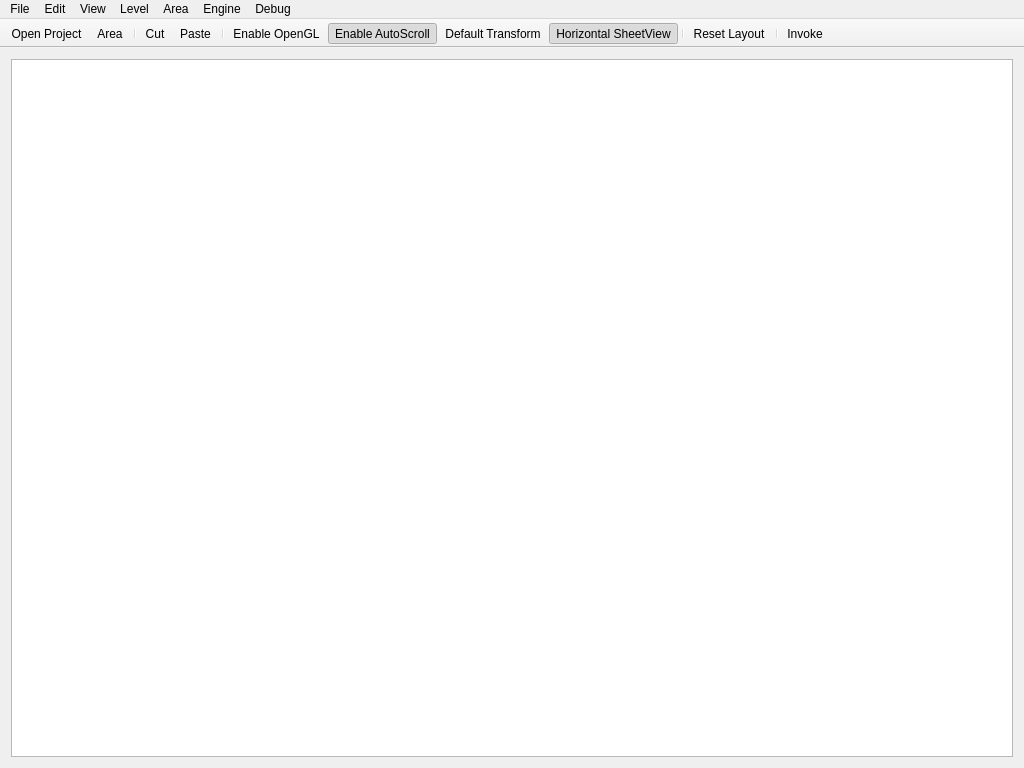
<?xml version="1.0" encoding="UTF-8"?>
<ui version="4.0">
 <class>ESToolkit</class>
 <widget class="QMainWindow" name="ESToolkit">
  <property name="geometry">
   <rect>
    <x>0</x>
    <y>0</y>
    <width>1024</width>
    <height>768</height>
   </rect>
  </property>
  <property name="windowTitle">
   <string>overwritten programmatically</string>
  </property>
  <property name="windowIcon">
   <iconset resource="../../resource/resource.qrc">
    <normaloff>:/estk/images/estk.ico</normaloff>:/estk/images/estk.ico</iconset>
  </property>
  <property name="accessibleName">
   <string>ESToolkit</string>
  </property>
  <property name="toolButtonStyle">
   <enum>Qt::ToolButtonFollowStyle</enum>
  </property>
  <property name="animated">
   <bool>false</bool>
  </property>
  <property name="tabShape">
   <enum>QTabWidget::Rounded</enum>
  </property>
  <property name="dockNestingEnabled">
   <bool>true</bool>
  </property>
  <property name="unifiedTitleAndToolBarOnMac">
   <bool>false</bool>
  </property>
  <widget class="QWidget" name="centralWidget">
   <property name="sizePolicy">
    <sizepolicy hsizetype="Maximum" vsizetype="Maximum">
     <horstretch>0</horstretch>
     <verstretch>0</verstretch>
    </sizepolicy>
   </property>
   <layout class="QVBoxLayout" name="verticalLayout">
    <item>
     <layout class="QFormLayout" name="formLayout">
      <property name="fieldGrowthPolicy">
       <enum>QFormLayout::AllNonFixedFieldsGrow</enum>
      </property>
     </layout>
    </item>
    <item>
     <widget class="MapView" name="mapView">
      <property name="enabled">
       <bool>true</bool>
      </property>
      <property name="cursor" stdset="0">
       <cursorShape>ArrowCursor</cursorShape>
      </property>
      <property name="mouseTracking">
       <bool>true</bool>
      </property>
      <property name="dragMode">
       <enum>QGraphicsView::RubberBandDrag</enum>
      </property>
      <property name="rubberBandSelectionMode">
       <enum>Qt::IntersectsItemShape</enum>
      </property>
     </widget>
    </item>
   </layout>
  </widget>
  <widget class="QMenuBar" name="menuBar">
   <property name="geometry">
    <rect>
     <x>0</x>
     <y>0</y>
     <width>1024</width>
     <height>22</height>
    </rect>
   </property>
   <widget class="QMenu" name="menuFile">
    <property name="enabled">
     <bool>true</bool>
    </property>
    <property name="title">
     <string>File</string>
    </property>
    <widget class="QMenu" name="menuOpen">
     <property name="title">
      <string>Open</string>
     </property>
     <addaction name="actionFileOpenProject"/>
    </widget>
    <widget class="QMenu" name="menuSave">
     <property name="title">
      <string>Save</string>
     </property>
     <addaction name="actionFileSaveCurrentArea"/>
    </widget>
    <widget class="QMenu" name="menuClose">
     <property name="title">
      <string>Close</string>
     </property>
     <addaction name="actionFileCloseProject"/>
    </widget>
    <widget class="QMenu" name="menuNew">
     <property name="title">
      <string>New</string>
     </property>
     <addaction name="actionFileNewLevel"/>
     <addaction name="actionFileNewArea"/>
    </widget>
    <addaction name="menuNew"/>
    <addaction name="separator"/>
    <addaction name="menuOpen"/>
    <addaction name="menuClose"/>
    <addaction name="separator"/>
    <addaction name="menuSave"/>
    <addaction name="separator"/>
    <addaction name="actionFileQuit"/>
   </widget>
   <widget class="QMenu" name="menuView">
    <property name="title">
     <string>View</string>
    </property>
    <addaction name="actionAsset_View"/>
    <addaction name="actionLayer_View"/>
    <addaction name="actionSheet_View"/>
    <addaction name="actionHistory_View"/>
    <addaction name="actionSelection_View"/>
    <addaction name="separator"/>
    <addaction name="actionReset_Layout"/>
    <addaction name="separator"/>
   </widget>
   <widget class="QMenu" name="menuLevel">
    <property name="enabled">
     <bool>true</bool>
    </property>
    <property name="title">
     <string>Level</string>
    </property>
    <widget class="QMenu" name="menuNormal_Maps">
     <property name="title">
      <string>Normal Maps</string>
     </property>
     <addaction name="actionScatter"/>
     <addaction name="actionGather"/>
    </widget>
    <widget class="QMenu" name="menuSpecular_Maps">
     <property name="title">
      <string>Specular Maps</string>
     </property>
     <addaction name="actionScatter_2"/>
     <addaction name="actionGather_2"/>
    </widget>
    <addaction name="actionLevelRemove"/>
    <addaction name="actionLevelReloadSheets"/>
    <addaction name="menuNormal_Maps"/>
    <addaction name="menuSpecular_Maps"/>
   </widget>
   <widget class="QMenu" name="menuArea">
    <property name="title">
     <string>Area</string>
    </property>
    <addaction name="actionAreaRemove"/>
    <addaction name="separator"/>
    <addaction name="actionScreenshot"/>
   </widget>
   <widget class="QMenu" name="menuDebug">
    <property name="title">
     <string>Debug</string>
    </property>
    <addaction name="actionDebugViewLog"/>
    <addaction name="separator"/>
   </widget>
   <widget class="QMenu" name="menuEdit">
    <property name="enabled">
     <bool>true</bool>
    </property>
    <property name="title">
     <string>Edit</string>
    </property>
    <addaction name="actionUndo"/>
    <addaction name="actionRedo"/>
   </widget>
   <widget class="QMenu" name="menuEngine">
    <property name="title">
     <string>Engine</string>
    </property>
    <widget class="QMenu" name="menuSelect_Platform">
     <property name="title">
      <string>Select Platform</string>
     </property>
     <addaction name="actionNix"/>
     <addaction name="actionWindows"/>
     <addaction name="actionMac_OS_X"/>
     <addaction name="actionDreamcast"/>
     <addaction name="actionIPhone_iPad"/>
    </widget>
    <addaction name="actionInvoke"/>
    <addaction name="menuSelect_Platform"/>
    <addaction name="separator"/>
    <addaction name="actionEngine_Settings"/>
   </widget>
   <addaction name="menuFile"/>
   <addaction name="menuEdit"/>
   <addaction name="menuView"/>
   <addaction name="menuLevel"/>
   <addaction name="menuArea"/>
   <addaction name="menuEngine"/>
   <addaction name="menuDebug"/>
  </widget>
  <widget class="QToolBar" name="mainToolBar">
   <property name="windowTitle">
    <string>ToolBar</string>
   </property>
   <property name="movable">
    <bool>false</bool>
   </property>
   <property name="floatable">
    <bool>false</bool>
   </property>
   <attribute name="toolBarArea">
    <enum>TopToolBarArea</enum>
   </attribute>
   <attribute name="toolBarBreak">
    <bool>false</bool>
   </attribute>
   <addaction name="actionFileOpenProject"/>
   <addaction name="actionFileSaveCurrentArea"/>
   <addaction name="separator"/>
   <addaction name="actionCut"/>
   <addaction name="actionPaste"/>
   <addaction name="separator"/>
   <addaction name="actionEnable_OpenGL"/>
   <addaction name="actionToggle_AutoScroll"/>
   <addaction name="actionDefault_Transform"/>
   <addaction name="actionHorizontal_SheetView"/>
   <addaction name="separator"/>
   <addaction name="actionReset_Layout"/>
   <addaction name="separator"/>
   <addaction name="actionInvoke"/>
  </widget>
  <action name="actionFileQuit">
   <property name="text">
    <string>Quit</string>
   </property>
   <property name="menuRole">
    <enum>QAction::NoRole</enum>
   </property>
  </action>
  <action name="actionLevelRemove">
   <property name="text">
    <string>Remove</string>
   </property>
   <property name="toolTip">
    <string>Remove Level</string>
   </property>
  </action>
  <action name="actionLevelReloadSheets">
   <property name="text">
    <string>Reload Sheets</string>
   </property>
  </action>
  <action name="actionAreaRemove">
   <property name="text">
    <string>Remove</string>
   </property>
   <property name="toolTip">
    <string>Remove Area</string>
   </property>
  </action>
  <action name="actionAreaAddEntity">
   <property name="text">
    <string>Add Entity</string>
   </property>
  </action>
  <action name="actionDebugViewLog">
   <property name="text">
    <string>View Log</string>
   </property>
   <property name="toolTip">
    <string>View Debug Log</string>
   </property>
   <property name="shortcut">
    <string>Ctrl+D</string>
   </property>
  </action>
  <action name="actionFileOpenProject">
   <property name="icon">
    <iconset resource="../../resource/resource.qrc">
     <normaloff>:/toolbar/images/openIcon.png</normaloff>
     <activeoff>:/toolbar/images/openIconColor.png</activeoff>:/toolbar/images/openIcon.png</iconset>
   </property>
   <property name="text">
    <string>Open Project...</string>
   </property>
   <property name="toolTip">
    <string>Open Project...</string>
   </property>
  </action>
  <action name="actionFileCloseProject">
   <property name="text">
    <string>Project</string>
   </property>
   <property name="toolTip">
    <string>Close Project</string>
   </property>
  </action>
  <action name="actionFileSaveCurrentProject">
   <property name="icon">
    <iconset resource="../../resource/resource.qrc">
     <normaloff>:/toolbar/images/saveIcon.png</normaloff>
     <activeoff>:/toolbar/images/saveIconColor.png</activeoff>:/toolbar/images/saveIcon.png</iconset>
   </property>
   <property name="text">
    <string>Project</string>
   </property>
   <property name="toolTip">
    <string>Save Project</string>
   </property>
  </action>
  <action name="actionFileSaveCurrentLevel">
   <property name="icon">
    <iconset resource="../../resource/resource.qrc">
     <normaloff>:/toolbar/images/saveIcon.png</normaloff>
     <activeoff>:/toolbar/images/saveIconColor.png</activeoff>:/toolbar/images/saveIcon.png</iconset>
   </property>
   <property name="text">
    <string>Level</string>
   </property>
   <property name="toolTip">
    <string>Save Level</string>
   </property>
  </action>
  <action name="actionFileSaveCurrentArea">
   <property name="icon">
    <iconset resource="../../resource/resource.qrc">
     <normaloff>:/toolbar/images/saveIcon.png</normaloff>
     <activeoff>:/toolbar/images/saveIconColor.png</activeoff>:/toolbar/images/saveIcon.png</iconset>
   </property>
   <property name="text">
    <string>Area</string>
   </property>
   <property name="toolTip">
    <string>Save Area</string>
   </property>
   <property name="shortcut">
    <string>Ctrl+S</string>
   </property>
  </action>
  <action name="actionEntityRemove">
   <property name="text">
    <string>Remove</string>
   </property>
   <property name="toolTip">
    <string>Remove Entity</string>
   </property>
  </action>
  <action name="actionEntityAttachAnimation">
   <property name="text">
    <string>Animation</string>
   </property>
   <property name="toolTip">
    <string>Attach Animation Component</string>
   </property>
  </action>
  <action name="actionEntityAttachCollidable">
   <property name="text">
    <string>Collidable</string>
   </property>
   <property name="toolTip">
    <string>Attach Collidable Component</string>
   </property>
  </action>
  <action name="actionEntityAttachWarp">
   <property name="text">
    <string>Warp</string>
   </property>
   <property name="toolTip">
    <string>Attach Warp Component</string>
   </property>
  </action>
  <action name="actionEntityAttachItem">
   <property name="text">
    <string>Item</string>
   </property>
   <property name="toolTip">
    <string>Attach Item Component</string>
   </property>
  </action>
  <action name="actionEntityAttachCharacter">
   <property name="text">
    <string>Character</string>
   </property>
   <property name="toolTip">
    <string>Attach Character Component</string>
   </property>
  </action>
  <action name="actionEntityAttachFriendly">
   <property name="text">
    <string>Friendly</string>
   </property>
   <property name="toolTip">
    <string>Attach Friendly Component</string>
   </property>
  </action>
  <action name="actionEntityAttachEnemy">
   <property name="text">
    <string>Enemy</string>
   </property>
   <property name="toolTip">
    <string>Attach Enemy Component</string>
   </property>
  </action>
  <action name="actionEntityRemoveAnimation">
   <property name="text">
    <string>Animation</string>
   </property>
   <property name="toolTip">
    <string>Remove Animation Component</string>
   </property>
  </action>
  <action name="actionEntityRemoveCollidable">
   <property name="text">
    <string>Collidable</string>
   </property>
   <property name="toolTip">
    <string>Remove Collidable Component</string>
   </property>
  </action>
  <action name="actionEntityRemoveWarp">
   <property name="text">
    <string>Warp</string>
   </property>
   <property name="toolTip">
    <string>Remove Warp Component</string>
   </property>
  </action>
  <action name="actionEntityRemoveItem">
   <property name="text">
    <string>Item</string>
   </property>
   <property name="toolTip">
    <string>Remove Item Component</string>
   </property>
  </action>
  <action name="actionEntityRemoveCharacter">
   <property name="text">
    <string>Character</string>
   </property>
   <property name="toolTip">
    <string>Remove Character Component</string>
   </property>
  </action>
  <action name="actionEntityRemoveFriendly">
   <property name="text">
    <string>Friendly</string>
   </property>
   <property name="toolTip">
    <string>Remove Friendly Component</string>
   </property>
  </action>
  <action name="actionEntityRemoveEnemy">
   <property name="text">
    <string>Enemy</string>
   </property>
   <property name="toolTip">
    <string>Remove Enemy Component</string>
   </property>
  </action>
  <action name="actionUndo">
   <property name="text">
    <string>Undo</string>
   </property>
   <property name="shortcut">
    <string>Ctrl+Z</string>
   </property>
  </action>
  <action name="actionRedo">
   <property name="text">
    <string>Redo</string>
   </property>
   <property name="shortcut">
    <string>Ctrl+Y</string>
   </property>
  </action>
  <action name="actionEntityAttachRenderable">
   <property name="text">
    <string>Renderable</string>
   </property>
   <property name="toolTip">
    <string>Attach Renderable Component</string>
   </property>
  </action>
  <action name="actionEntityRemoveRenderable">
   <property name="text">
    <string>Renderable</string>
   </property>
   <property name="toolTip">
    <string>Remove Renderable Component</string>
   </property>
  </action>
  <action name="actionFileNewLevel">
   <property name="text">
    <string>Level...</string>
   </property>
   <property name="toolTip">
    <string>New Level...</string>
   </property>
  </action>
  <action name="actionFileNewArea">
   <property name="text">
    <string>Area...</string>
   </property>
   <property name="toolTip">
    <string>New Area...</string>
   </property>
  </action>
  <action name="actionInvoke">
   <property name="icon">
    <iconset resource="../../resource/resource.qrc">
     <normaloff>:/toolbar/images/invokeIcon.png</normaloff>
     <activeoff>:/toolbar/images/invokeIconColor.png</activeoff>:/toolbar/images/invokeIcon.png</iconset>
   </property>
   <property name="text">
    <string>Invoke...</string>
   </property>
   <property name="toolTip">
    <string>Invoke Engine...</string>
   </property>
  </action>
  <action name="actionNix">
   <property name="checkable">
    <bool>true</bool>
   </property>
   <property name="icon">
    <iconset resource="../../resource/resource.qrc">
     <normaloff>:/toolbar/images/unixIcon.png</normaloff>:/toolbar/images/unixIcon.png</iconset>
   </property>
   <property name="text">
    <string>Nix</string>
   </property>
  </action>
  <action name="actionWindows">
   <property name="checkable">
    <bool>true</bool>
   </property>
   <property name="icon">
    <iconset resource="../../resource/resource.qrc">
     <normaloff>:/toolbar/images/windowsIcon.png</normaloff>:/toolbar/images/windowsIcon.png</iconset>
   </property>
   <property name="text">
    <string>Windows</string>
   </property>
  </action>
  <action name="actionMac_OS_X">
   <property name="checkable">
    <bool>true</bool>
   </property>
   <property name="icon">
    <iconset resource="../../resource/resource.qrc">
     <normaloff>:/toolbar/images/macIcon.png</normaloff>:/toolbar/images/macIcon.png</iconset>
   </property>
   <property name="text">
    <string>Mac OS X</string>
   </property>
  </action>
  <action name="actionDreamcast">
   <property name="checkable">
    <bool>true</bool>
   </property>
   <property name="icon">
    <iconset resource="../../resource/resource.qrc">
     <normaloff>:/toolbar/images/dreamcastIcon.png</normaloff>:/toolbar/images/dreamcastIcon.png</iconset>
   </property>
   <property name="text">
    <string>Dreamcast</string>
   </property>
  </action>
  <action name="actionIPhone_iPad">
   <property name="checkable">
    <bool>true</bool>
   </property>
   <property name="icon">
    <iconset resource="../../resource/resource.qrc">
     <normaloff>:/toolbar/images/macIcon.png</normaloff>:/toolbar/images/macIcon.png</iconset>
   </property>
   <property name="text">
    <string>iPhone/iPad</string>
   </property>
  </action>
  <action name="actionPan">
   <property name="checkable">
    <bool>true</bool>
   </property>
   <property name="icon">
    <iconset resource="../../resource/resource.qrc">
     <normaloff>:/toolbar/images/panIcon.png</normaloff>
     <activeoff>:/toolbar/images/panIconColor.png</activeoff>:/toolbar/images/panIcon.png</iconset>
   </property>
   <property name="text">
    <string>Pan</string>
   </property>
   <property name="toolTip">
    <string>Pan</string>
   </property>
   <property name="shortcut">
    <string>P</string>
   </property>
  </action>
  <action name="actionZoom">
   <property name="checkable">
    <bool>true</bool>
   </property>
   <property name="icon">
    <iconset resource="../../resource/resource.qrc">
     <normaloff>:/toolbar/images/zoomIcon.png</normaloff>
     <activeoff>:/toolbar/images/zoomIconColor.png</activeoff>:/toolbar/images/zoomIcon.png</iconset>
   </property>
   <property name="text">
    <string>Zoom</string>
   </property>
   <property name="toolTip">
    <string>Zoom</string>
   </property>
   <property name="shortcut">
    <string>Z</string>
   </property>
  </action>
  <action name="actionEnable_OpenGL">
   <property name="checkable">
    <bool>true</bool>
   </property>
   <property name="icon">
    <iconset resource="../../resource/resource.qrc">
     <normaloff>:/toolbar/images/openGLIcon.png</normaloff>
     <activeoff>:/toolbar/images/openGLIconColor.png</activeoff>:/toolbar/images/openGLIcon.png</iconset>
   </property>
   <property name="text">
    <string>Enable OpenGL</string>
   </property>
   <property name="toolTip">
    <string>Enable OpenGL</string>
   </property>
  </action>
  <action name="actionReset_Layout">
   <property name="icon">
    <iconset resource="../../resource/resource.qrc">
     <normaloff>:/toolbar/images/resetLayoutIcon.png</normaloff>
     <activeoff>:/toolbar/images/resetLayoutIconColor.png</activeoff>:/toolbar/images/resetLayoutIcon.png</iconset>
   </property>
   <property name="text">
    <string>Reset Layout</string>
   </property>
   <property name="toolTip">
    <string>Reset Layout</string>
   </property>
   <property name="shortcut">
    <string>Ctrl+R</string>
   </property>
  </action>
  <action name="actionSelect">
   <property name="checkable">
    <bool>true</bool>
   </property>
   <property name="icon">
    <iconset resource="../../resource/resource.qrc">
     <normaloff>:/toolbar/images/selectIcon.png</normaloff>
     <activeoff>:/toolbar/images/selectIconColor.png</activeoff>:/toolbar/images/selectIcon.png</iconset>
   </property>
   <property name="text">
    <string>Select</string>
   </property>
   <property name="toolTip">
    <string>Select</string>
   </property>
   <property name="shortcut">
    <string>S</string>
   </property>
  </action>
  <action name="actionAsset_View">
   <property name="checkable">
    <bool>true</bool>
   </property>
   <property name="text">
    <string>Asset View</string>
   </property>
   <property name="toolTip">
    <string>Asset View</string>
   </property>
  </action>
  <action name="actionEntity_View">
   <property name="checkable">
    <bool>true</bool>
   </property>
   <property name="text">
    <string>Entity View</string>
   </property>
   <property name="toolTip">
    <string>Entity View</string>
   </property>
  </action>
  <action name="actionLayer_View">
   <property name="checkable">
    <bool>true</bool>
   </property>
   <property name="text">
    <string>Layer View</string>
   </property>
   <property name="toolTip">
    <string>Layer View</string>
   </property>
  </action>
  <action name="actionSelection_View">
   <property name="checkable">
    <bool>true</bool>
   </property>
   <property name="text">
    <string>Selection View</string>
   </property>
   <property name="toolTip">
    <string>Selection View</string>
   </property>
  </action>
  <action name="actionSheet_View">
   <property name="checkable">
    <bool>true</bool>
   </property>
   <property name="text">
    <string>Sheet View</string>
   </property>
   <property name="toolTip">
    <string>Sheet View</string>
   </property>
   <property name="shortcut">
    <string>Space</string>
   </property>
  </action>
  <action name="actionHistory_View">
   <property name="checkable">
    <bool>true</bool>
   </property>
   <property name="text">
    <string>History View</string>
   </property>
  </action>
  <action name="actionCut">
   <property name="icon">
    <iconset resource="../../resource/resource.qrc">
     <normaloff>:/toolbar/images/cutIcon.png</normaloff>
     <activeoff>:/toolbar/images/cutIconColor.png</activeoff>:/toolbar/images/cutIcon.png</iconset>
   </property>
   <property name="text">
    <string>Cut</string>
   </property>
   <property name="toolTip">
    <string>Cut</string>
   </property>
   <property name="shortcut">
    <string>Ctrl+X</string>
   </property>
  </action>
  <action name="actionPaste">
   <property name="icon">
    <iconset resource="../../resource/resource.qrc">
     <normaloff>:/toolbar/images/pasteIcon.png</normaloff>
     <activeoff>:/toolbar/images/pasteIconColor.png</activeoff>:/toolbar/images/pasteIcon.png</iconset>
   </property>
   <property name="text">
    <string>Paste</string>
   </property>
   <property name="toolTip">
    <string>Paste</string>
   </property>
   <property name="shortcut">
    <string>Ctrl+V</string>
   </property>
  </action>
  <action name="actionDefault_Transform">
   <property name="icon">
    <iconset resource="../../resource/resource.qrc">
     <normaloff>:/toolbar/images/default-transform.png</normaloff>
     <activeoff>:/toolbar/images/default-transform-color.png</activeoff>:/toolbar/images/default-transform.png</iconset>
   </property>
   <property name="text">
    <string>Default Transform</string>
   </property>
   <property name="toolTip">
    <string>Default Transform</string>
   </property>
  </action>
  <action name="actionToggle_AutoScroll">
   <property name="checkable">
    <bool>true</bool>
   </property>
   <property name="checked">
    <bool>true</bool>
   </property>
   <property name="icon">
    <iconset resource="../../resource/resource.qrc">
     <normaloff>:/toolbar/images/toggle-autoscroll.png</normaloff>
     <activeoff>:/toolbar/images/toggle-autoscroll-color.png</activeoff>:/toolbar/images/toggle-autoscroll.png</iconset>
   </property>
   <property name="text">
    <string>Enable AutoScroll</string>
   </property>
   <property name="toolTip">
    <string>Enable/Disable AutoScroll</string>
   </property>
  </action>
  <action name="actionActionSecret">
   <property name="icon">
    <iconset resource="../../resource/resource.qrc">
     <normaloff>:/toolbar/images/sheet-manager.png</normaloff>
     <activeoff>:/toolbar/images/sheet-manager-color.png</activeoff>:/toolbar/images/sheet-manager.png</iconset>
   </property>
   <property name="text">
    <string>Sheet Manager...</string>
   </property>
   <property name="toolTip">
    <string>Sheet Manager...</string>
   </property>
  </action>
  <action name="actionEngine_Settings">
   <property name="text">
    <string>Tools Settings</string>
   </property>
  </action>
  <action name="actionToggle_SheetView_Solidity">
   <property name="checkable">
    <bool>true</bool>
   </property>
   <property name="text">
    <string>Sheet View Solidity</string>
   </property>
  </action>
  <action name="actionMap_View_Solidity">
   <property name="checkable">
    <bool>true</bool>
   </property>
   <property name="text">
    <string>Map View Solidity</string>
   </property>
  </action>
  <action name="actionIndeces">
   <property name="checkable">
    <bool>true</bool>
   </property>
   <property name="text">
    <string>Index</string>
   </property>
  </action>
  <action name="actionFlip_Rotation">
   <property name="checkable">
    <bool>true</bool>
   </property>
   <property name="text">
    <string>Orientation</string>
   </property>
  </action>
  <action name="actionComing_Soon">
   <property name="enabled">
    <bool>true</bool>
   </property>
   <property name="text">
    <string>Solidity</string>
   </property>
  </action>
  <action name="actionElevation_2">
   <property name="text">
    <string>Elevation.</string>
   </property>
  </action>
  <action name="actionComing_Soon_2">
   <property name="enabled">
    <bool>false</bool>
   </property>
   <property name="text">
    <string>Coming Soon...</string>
   </property>
  </action>
  <action name="actionElevation">
   <property name="checkable">
    <bool>true</bool>
   </property>
   <property name="text">
    <string>Elevation</string>
   </property>
  </action>
  <action name="actionSolidity">
   <property name="checkable">
    <bool>true</bool>
   </property>
   <property name="text">
    <string>Solidity</string>
   </property>
  </action>
  <action name="actionZ_Transitional">
   <property name="checkable">
    <bool>true</bool>
   </property>
   <property name="text">
    <string>Z Transitional</string>
   </property>
  </action>
  <action name="actionHorizontal_SheetView">
   <property name="checkable">
    <bool>true</bool>
   </property>
   <property name="checked">
    <bool>true</bool>
   </property>
   <property name="icon">
    <iconset resource="../../resource/resource.qrc">
     <normaloff>:/toolbar/images/sheet-view-ratio.png</normaloff>
     <activeoff>:/toolbar/images/sheet-view-ratio-color.png</activeoff>:/toolbar/images/sheet-view-ratio.png</iconset>
   </property>
   <property name="text">
    <string>Horizontal SheetView</string>
   </property>
   <property name="toolTip">
    <string>Change Horizontal/Vertical SheetView Perspective</string>
   </property>
  </action>
  <action name="actionScreenshot">
   <property name="text">
    <string>Dump to PNG</string>
   </property>
  </action>
  <action name="actionScatter">
   <property name="text">
    <string>Scatter</string>
   </property>
  </action>
  <action name="actionGather">
   <property name="text">
    <string>Gather</string>
   </property>
  </action>
  <action name="actionScatter_2">
   <property name="text">
    <string>Scatter</string>
   </property>
  </action>
  <action name="actionGather_2">
   <property name="text">
    <string>Gather</string>
   </property>
  </action>
 </widget>
 <layoutdefault spacing="6" margin="11"/>
 <customwidgets>
  <customwidget>
   <class>MapView</class>
   <extends>QGraphicsView</extends>
   <header location="global">mapView.h</header>
  </customwidget>
 </customwidgets>
 <resources>
  <include location="../../resource/resource.qrc"/>
 </resources>
 <connections/>
 <slots>
  <slot>newProject()</slot>
 </slots>
</ui>
